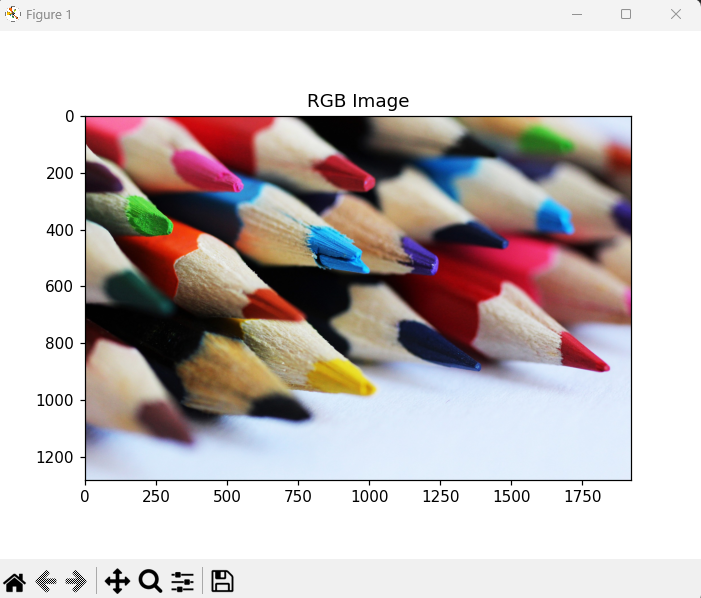
#> input picture Module 2/pencil.png, 701 x 598 px
$ python 'Rotating&AdjustingImageBrightness.py'
#> lines starting #> are read from the running program, lines starting #| are printed output that depends on the picture
import cv2
import numpy as np
import matplotlib.pyplot as plt

image = cv2.imread('pencil.png')
#> image is the input picture: shape (598, 701, 3); mean B, G, R 191.7, 192.2, 200.1
image_rgb = cv2.cvtColor(image, cv2.COLOR_BGR2RGB)

# Rotate the image by 135 degrees around its center
(h, w) = image.shape[:2]
#> h = 598; w = 701
center = (w//2, h//2)
#> center = (350, 299)
M = cv2.getRotationMatrix2D(center, 135, 1.0)    # rotate by 135 degrees
rotated = cv2.warpAffine(image, M, (w, h))
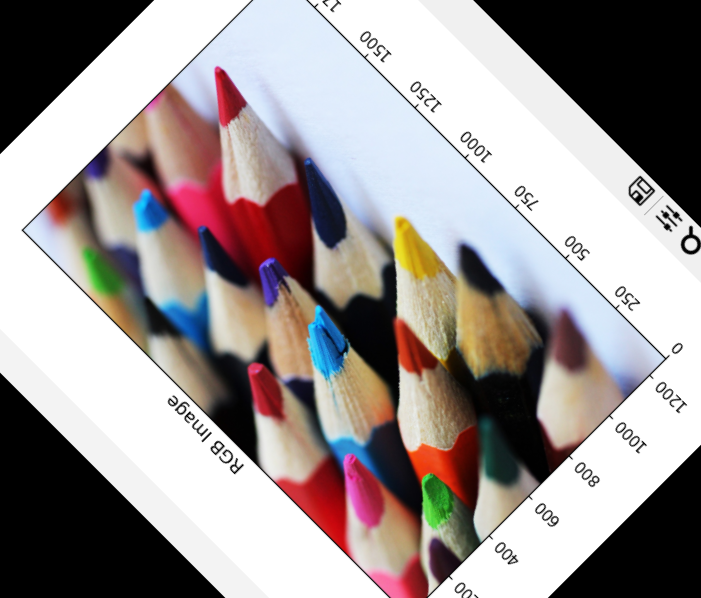
#> rotated: shape (598, 701, 3); mean B, G, R 147.6, 148.1, 155.9

rotated_rgb = cv2.cvtColor(rotated, cv2.COLOR_BGR2RGB)
plt.imshow(rotated_rgb)
plt.title("Rotated Image")
plt.show()

# Increase brightness by adding 90 to all pixel values
# Use cv2.add to avoid negative values or overflow
brightness_matrix = np.ones(image.shape, dtype="uint8") * 90
brighter = cv2.add(image, brightness_matrix)
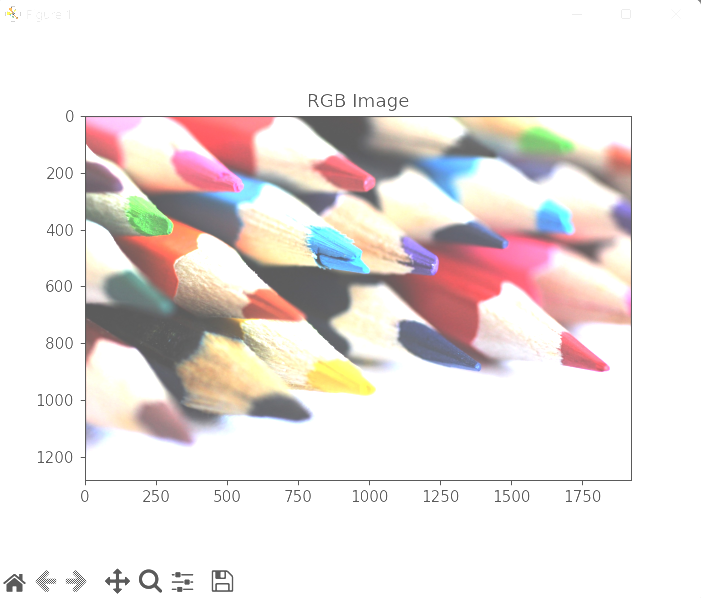
#> brighter: shape (598, 701, 3); mean B, G, R 225.9, 228, 235.1

brighter_rgb = cv2.cvtColor(brighter, cv2.COLOR_BGR2RGB)
plt.imshow(brighter_rgb)
plt.title("Brighter Image")
plt.show()

$ run again, with Module 2/group.jpg saved as Module 2/pencil.png
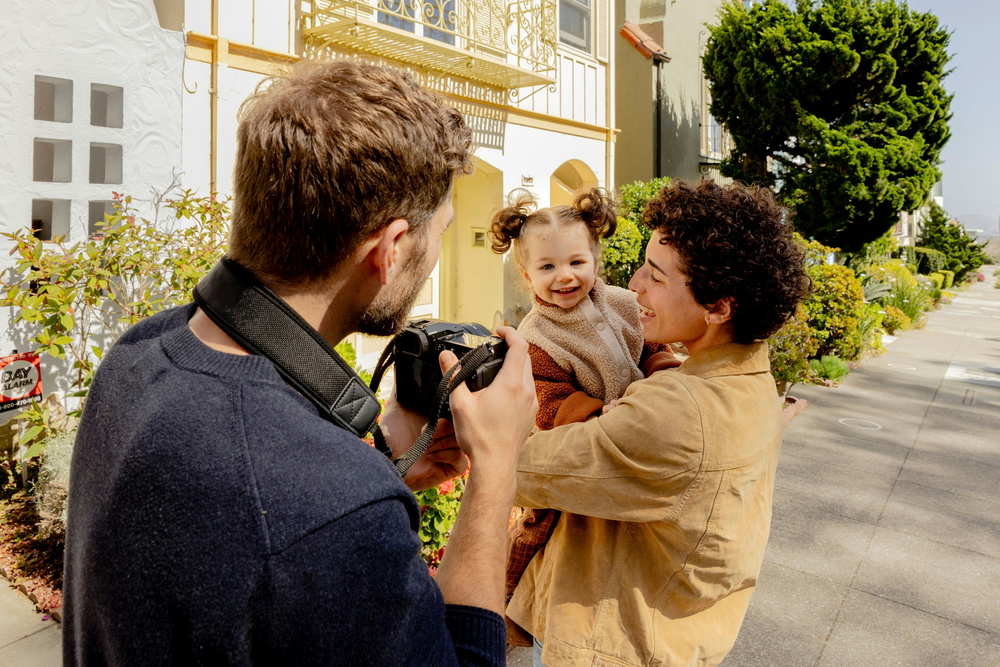
#> input picture Module 2/group.jpg, 1000 x 667 px, shrunk from 3600 x 2401 before the run
#> image is the input picture: shape (667, 1000, 3); mean B, G, R 90.7, 117.6, 134.2
#> `rotated = cv2.warpAffine(image, M, (w, h))`:
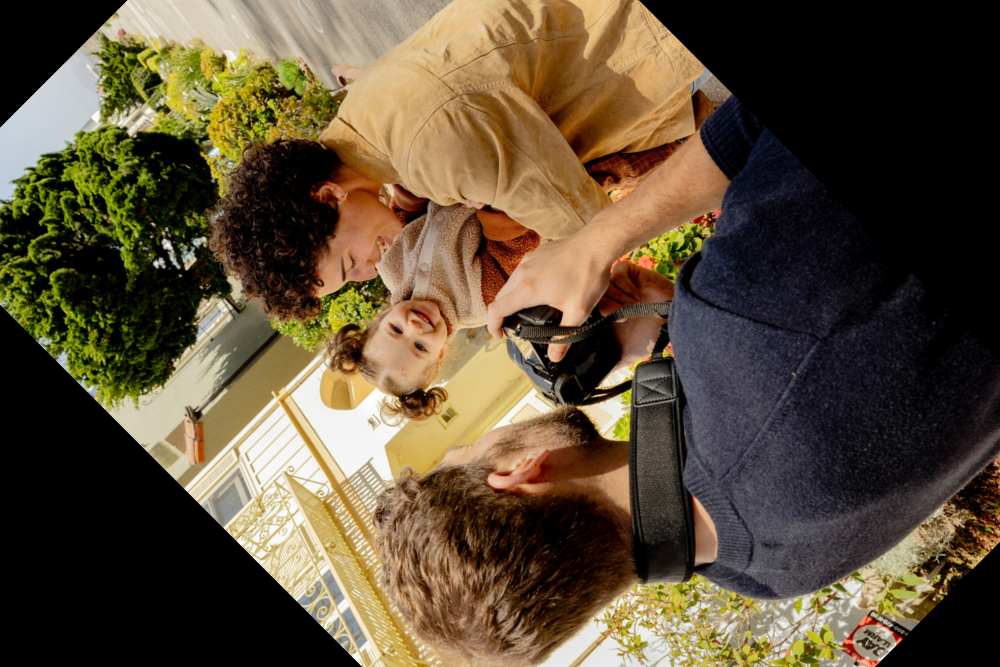
#> rotated: shape (667, 1000, 3); mean B, G, R 55.7, 78.1, 92.4
#> `brighter = cv2.add(image, brightness_matrix)`:
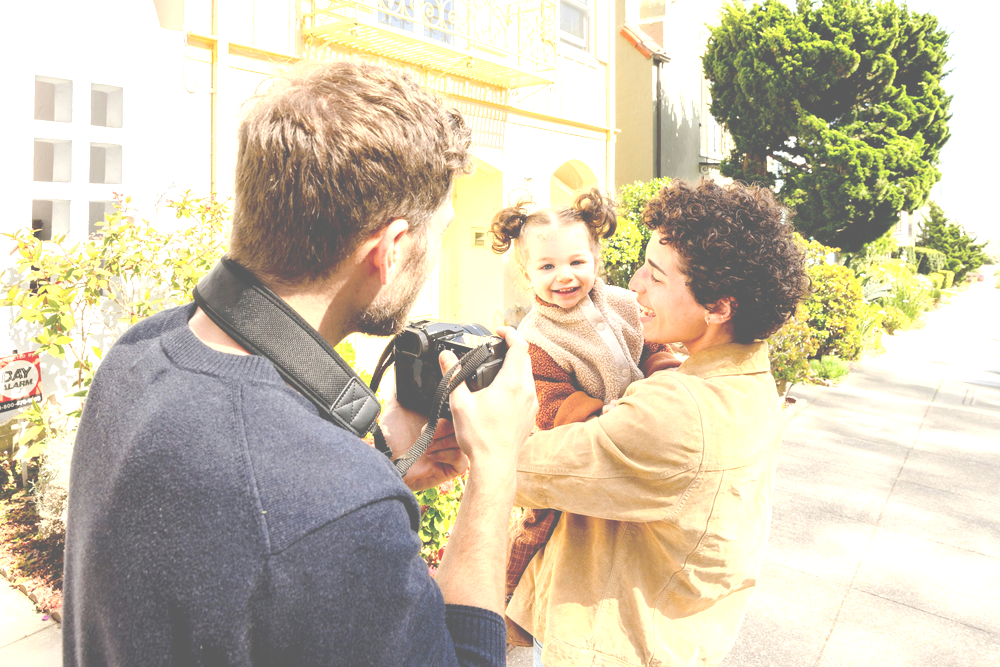
#> brighter: shape (667, 1000, 3); mean B, G, R 173.4, 196.1, 205.9
